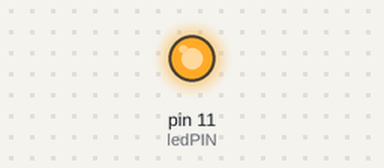
Bench run of a sketch on a simulated Arduino Mega 2560, built with avr-gcc and run on an emulated ATmega2560. Shown: output pins drawn as LEDs (lit = HIGH).

Above: at 2.5 s.
At 5.5 s:
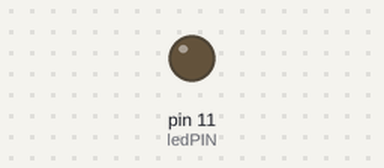
Timing chart, 0 to 7.8 s (numbered marks = the images above):
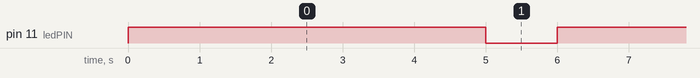

Measured:
- by itself, pin 11 (ledPIN): alternates HIGH for 5.0 s and LOW for 1.0 s

The sketch:

blink_LED.ino
```cpp
// Components used:
// Arduino Mega, breadboard, red LED and resistor

int ledPIN = 11; // declare and initialize the led pin

void setup() {
  // put your setup code here, to run once:
  pinMode(ledPIN, OUTPUT);
}

void loop() {
  // put your main code here, to run repeatedly:
  digitalWrite(ledPIN, HIGH); // turn the LED on
  delay(5000);                // wait for 5 seconds
  digitalWrite(ledPIN, LOW);  // turn the LED off
  delay(1000);                // wait for 1 second
}
```
